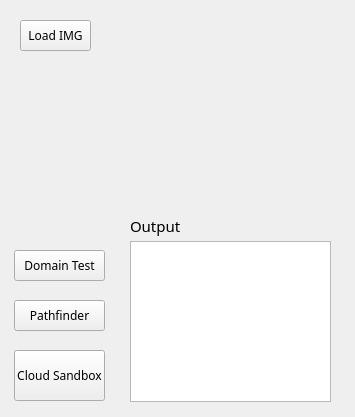
<?xml version="1.0" encoding="UTF-8"?>
<ui version="4.0">
 <class>MainWindow</class>
 <widget class="QWidget" name="MainWindow">
  <property name="geometry">
   <rect>
    <x>0</x>
    <y>0</y>
    <width>355</width>
    <height>417</height>
   </rect>
  </property>
  <property name="windowTitle">
   <string>SafeQR</string>
  </property>
  <property name="windowIcon">
   <iconset>
    <normaloff>GUI/images/logo.ico</normaloff>GUI/images/logo.ico</iconset>
  </property>
  <property name="windowOpacity">
   <double>1.000000000000000</double>
  </property>
  <widget class="QPushButton" name="Load_IMG">
   <property name="geometry">
    <rect>
     <x>20</x>
     <y>20</y>
     <width>71</width>
     <height>31</height>
    </rect>
   </property>
   <property name="font">
    <font>
     <family>Batang</family>
    </font>
   </property>
   <property name="text">
    <string>Load IMG</string>
   </property>
  </widget>
  <widget class="QTextBrowser" name="output">
   <property name="geometry">
    <rect>
     <x>130</x>
     <y>241</y>
     <width>201</width>
     <height>161</height>
    </rect>
   </property>
   <property name="font">
    <font>
     <family>Batang</family>
     <pointsize>11</pointsize>
    </font>
   </property>
  </widget>
  <widget class="QLabel" name="label">
   <property name="geometry">
    <rect>
     <x>130</x>
     <y>210</y>
     <width>101</width>
     <height>31</height>
    </rect>
   </property>
   <property name="font">
    <font>
     <family>Batang</family>
     <pointsize>11</pointsize>
    </font>
   </property>
   <property name="text">
    <string>Output</string>
   </property>
  </widget>
  <widget class="QPushButton" name="WhiteList">
   <property name="geometry">
    <rect>
     <x>14</x>
     <y>250</y>
     <width>91</width>
     <height>31</height>
    </rect>
   </property>
   <property name="font">
    <font>
     <family>Batang</family>
    </font>
   </property>
   <property name="text">
    <string>Domain Test</string>
   </property>
  </widget>
  <widget class="QPushButton" name="Md5">
   <property name="geometry">
    <rect>
     <x>14</x>
     <y>300</y>
     <width>91</width>
     <height>31</height>
    </rect>
   </property>
   <property name="font">
    <font>
     <family>Batang</family>
    </font>
   </property>
   <property name="text">
    <string>Pathfinder</string>
   </property>
  </widget>
  <widget class="QPushButton" name="scan">
   <property name="geometry">
    <rect>
     <x>14</x>
     <y>350</y>
     <width>91</width>
     <height>51</height>
    </rect>
   </property>
   <property name="font">
    <font>
     <family>Batang</family>
    </font>
   </property>
   <property name="text">
    <string>Cloud Sandbox</string>
   </property>
  </widget>
  <widget class="QLabel" name="label_2">
   <property name="geometry">
    <rect>
     <x>130</x>
     <y>30</y>
     <width>191</width>
     <height>151</height>
    </rect>
   </property>
   <property name="text">
    <string/>
   </property>
  </widget>
 </widget>
 <resources/>
 <connections/>
</ui>
